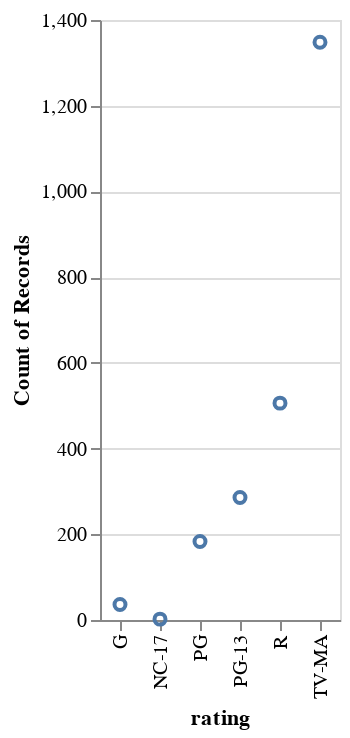

Here is the notebook cell this chart was saved with:
### Markdown cell above
Let's create a barchart showing the count of each movie rating by using Altair's aggregation capabilities.

In [this example](https://altair-viz.github.io/getting_started/starting.html#data-transformation-aggregation), we see the x axis being set to a feature called `a`, and the y axis set to the `average()` of a feature called `b`.

In our case, we want the x axis to be set to `rating` and the y axis to be the `count()` of `rating`.

### Code cell
# Use Altair to create a bar chart comparing the count of each movie rating
alt.Chart(df).mark_point().encode(
    x='rating',
    y='count(rating)'
)

### Figure 1 — Vega-Lite specification as saved in the notebook (floating-point values rounded to 4 significant figures; data arrays with more than 128 entries replaced by an {"elided": "..."} marker saying what was removed)
{"config": {"view": {"continuousWidth": 400, "continuousHeight": 300}}, "data": {"name": "data-42e11c71521b5f17158d6023aa8e41ab"}, "mark": "point", "encoding": {"x": {"field": "rating", "type": "nominal"}, "y": {"aggregate": "count", "field": "rating", "type": "nominal"}}, "$schema": "https://vega.github.io/schema/vega-lite/v4.17.0.json", "datasets": {"data-42e11c71521b5f17158d6023aa8e41ab": {"elided": "2361 records"}}}
